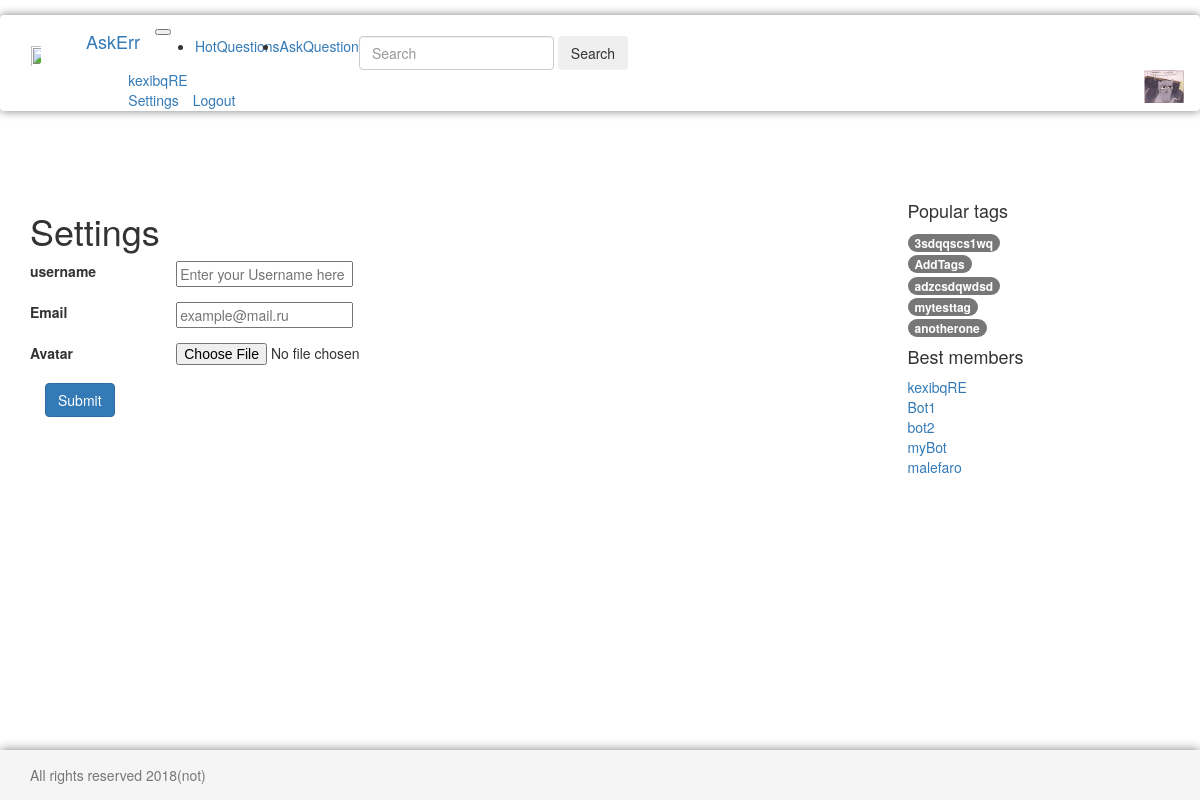
The page /settings/ (signed in) on the database its author committed.
### questions/models.py (models this page shows)
class User(AbstractUser):
    email = models.EmailField(unique=True)
    upload = models.ImageField(default='user.png',upload_to='uploads/%Y/%m/%d')

class Tag(models.Model):
    title = models.CharField(max_length=120, verbose_name=u"Заголовок ярлыка")
    objects = TagManager()
    def __str__(self):
        return self.title

### questions/views.py (the view)
# urls.py: path('settings/',views.settings,name = 'settings')
@login_required
def settings(request):
    if (request.method == "POST"):
        form = SettingsForm(request.POST, request.FILES)
        if form.is_valid():
            q = form.save(request.user)
        return HttpResponseRedirect(reverse('settings'))
    else:
        form = SettingsForm()
    tags = Tag.objects.randomQuerySet(5)
    users = User.objects.all()
    return render(request, 'settings.html', {'tags':tags, 'users': users,'user':request.user, 'form':form})

### questions/forms.py (shortened to what this page needs)
class SettingsForm(forms.Form):
    username = forms.CharField(
        label='username',
        widget=forms.TextInput(attrs={'class': 'login-form-control', 'placeholder': 'Enter your Username here', }),
        max_length=30
    )
    email = forms.EmailField(
        label='Email',
        widget=forms.EmailInput(attrs={'class': 'login-form-control', 'placeholder': 'example@mail.ru', },),
        max_length=100,
        required=False
    )
    avatar = forms.FileField(
        label='Avatar',
        widget=forms.ClearableFileInput(),
        required=False
    )

### questions/models.py (called while the page is built)
    def randomQuerySet(self, size):  # сделать ModelManager для Tag и кинуть туда
        result = []
        ls = []
        items = Tag.objects.all()
        if (size > items.count()):
            return items
        num = random.randrange(0, items.count())
        for i in range(size):
            while (num in ls):
                num = random.randrange(0, items.count())
            ls.append(num)
        for i in range(size):
            result.append(items[ls[i]])
        return result

### templates/settings.html (shortened to what this page needs)
{% extends 'base.html' %}
{% block left-side %}
            <h1>Settings</h1>
            <form method="POST" enctype="multipart/form-data">
            {% for f in form.visible_fields %}
            <div class="form-group row has-warning">
                <label class="col-sm-2 col-form-label" for="{{ f.name }}">{{ f.label }}</label>
                <div class="col-sm-10">
				{{ f }}
                </div>
            </div>
            {% endfor %}
            <div class="col-sm-10 offset-sm-2">
                <button class="btn btn-primary" style="margin-bottom: 20px">Submit</button>
            </div>
            </form>
{% endblock %}

### templates/base.html (shortened to what this page needs)
{% load static %}
<!DOCTYPE html>
<html lang="en">
<head>
    <link href="{% static 'bootstrap/css/bootstrap.min.css' %}" rel="stylesheet">
    <link href="{% static 'css/style.css' %}" rel="stylesheet" type="text/css">
    <link href="{% static 'css/askme.css' %}" rel="stylesheet" type="text/css">
</head>
<body>
    <header>
      <nav class="navbar navbar-expand-md navbar-light fixed-top bg-light my-nav">
          <a class="navbar-brand" href="{% url 'home' %}"><img src="{% static 'img/sitelogo.png' %}" class="navbar-brand logo"></a>
        <a class="navbar-brand" href="{% url 'home' %}">AskErr</a>
        <button class="navbar-toggler" type="button" data-toggle="collapse" data-target="#navbarCollapse" aria-controls="navbarCollapse" aria-expanded="false" aria-label="Toggle navigation">
        </button>
        <div class="collapse navbar-collapse" id="navbarCollapse">
          <ul class="navbar-nav mr-auto">
            <li class="nav-item">
              <a class="nav-link" href="{% url 'hot' %}"> HotQuestions </a>
            </li>
            {% if user.is_authenticated %}
            <li class="nav-item">
              <a class="nav-link" href="{% url 'ask-question' %}"> AskQuestion </a>
            </li>
            {% endif %}
          </ul>
          <form class="form-inline mt-2 mt-md-0">
            <input class="form-control mr-sm-2" type="text" placeholder="Search" aria-label="Search">
            <button class="btn btn-outline-success my-2 my-sm-0" type="submit">Search</button>
          </form>
          {% if user.is_authenticated %}
          <div class="col-sm-1"></div>
          <img src="{{  user.upload.url }}" class="rounded-circle logo pull-right">
          <div class = "col-md-3 align-self-end">
            <div class ="row">
            <a class="user" href="{% url 'settings' %}" style="padding-left: 15px">{{ user.username }} </a>
            </div>
            <div class ="row">
            <a class="user" href="{% url 'settings' %}" style="padding-left:15px;padding-right: 10px">Settings</a>
            <a class="user" href="{% url 'logout' %}">Logout</a>
            </div>
          </div>
          {% endif %}
        </div>
      </nav>
    </header>
<div class="container">
    <div class="row">
        <div class="col-md-9 ">
            {% block left-side %}
            {% endblock %}
        </div>
        <div class="col-md-3">
            {% block right-side %}
                {% include 'right-side.html' %}
            {% endblock %}
        </div>
    </div>
</div>
<footer class="footer">
    <div class="container">
        <p class="text-muted" style="margin: auto;">All rights reserved 2018(not)</p>
    </div>
</footer>
</body>

### templates/right-side.html
    <h4>Popular tags</h4>
    <ol class="list-unstyled ">
    {% for tag in tags %}
       <li><a class="{% cycle "badge badge-primary" "badge badge-success" "badge badge-info" "badge badge-warning" "badge badge-danger"%}" href="{% url 'questions-on-tag' tag %}"> {{ tag.title }} </a></li>
    {% endfor %}
	</ol>
    <div class="sidebar-module">
        <h4>Best members</h4>
        <ol class="list-unstyled ">
            {% for user in users%}
                    <li><a href="#">{{user.username}}</a></li>
            {% endfor %}
        </ol>
    </div>

### static/css/style.css (style rules this page uses)
body { padding-top: 15px; }
.logo { width: 40px; }
.my-nav { box-shadow: 0 0 10px rgba(0,0,0,0.5); }
footer { box-shadow: 0 0 10px rgba(0,0,0,0.5); background: #F2F2F2; }

### static/css/askme.css (style rules this page uses)
html { position: relative; min-height: 100%; }
body { margin-bottom: 60px; }
.footer { position: absolute; bottom: 0; width: 100%; height: 50px; line-height: 50px; background-color: #f5f5f5; }
body > .container { padding: 60px 15px 0; }
.footer > .container { padding-right: 15px; padding-left: 15px; }

### rows shown on the page
User: upload (picture), username "kexibqRE"
Tag: title "3sdqqscs1wq"
Tag: title "AddTags"
Tag: title "adzcsdqwdsd"
Tag: title "mytesttag"
Tag: title "anotherone"
User: username "Bot1"
User: username "bot2"
User: username "myBot"
User: username "malefaro"

### other values the page prints
{{ f.label }} "username" "Email" "Avatar"
